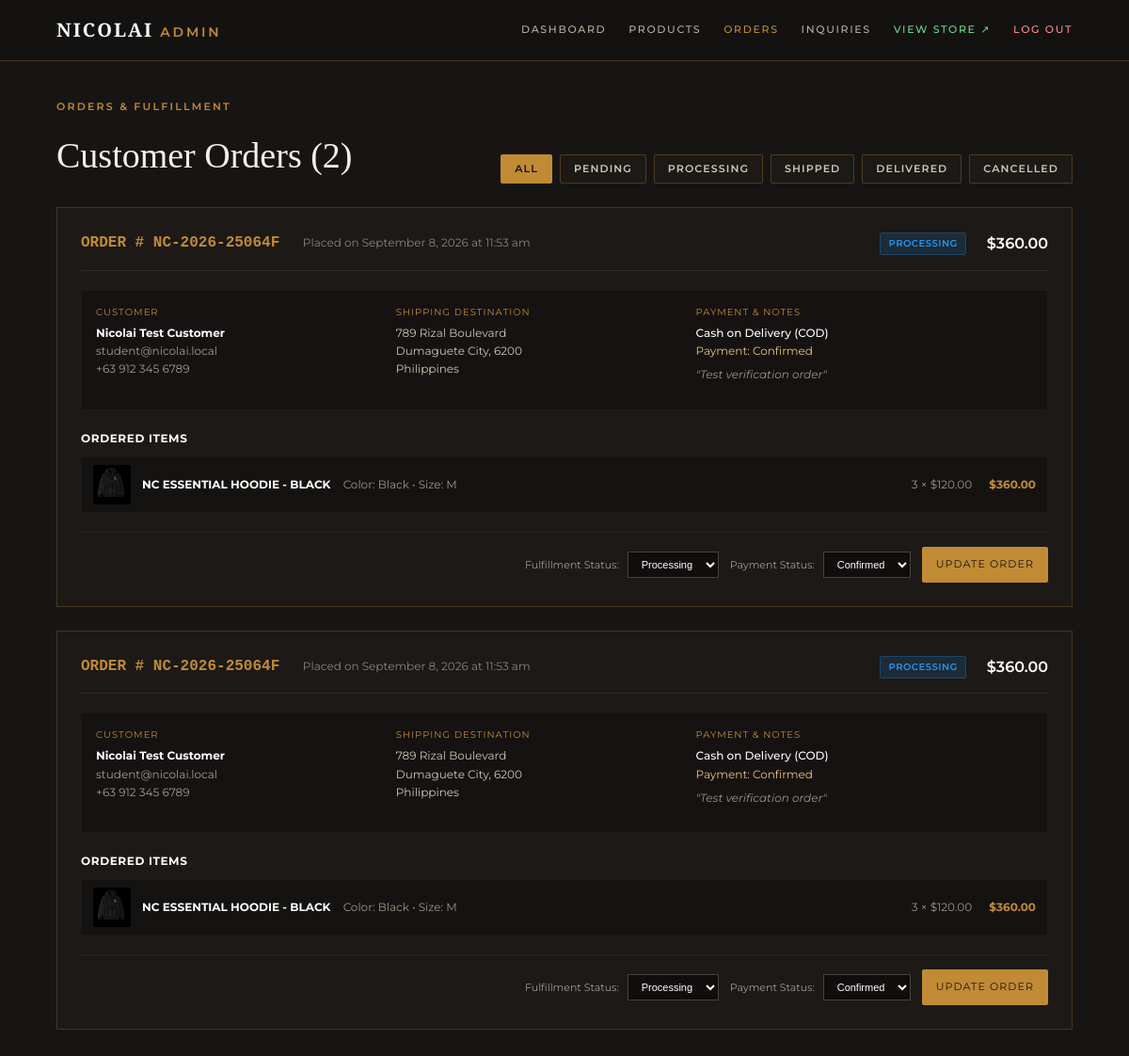
The app's page /admin/orders.php (signed in) with its own data.
### tables this page shows
CREATE TABLE `orders` (
  `id` int(11) NOT NULL AUTO_INCREMENT,
  `order_number` varchar(32) NOT NULL,
  `user_id` int(11) DEFAULT NULL,
  `customer_name` varchar(100) NOT NULL,
  `customer_email` varchar(191) NOT NULL,
  `customer_phone` varchar(50) NOT NULL,
  `shipping_address` text NOT NULL,
  `city` varchar(100) NOT NULL,
  `postal_code` varchar(30) NOT NULL,
  `country` varchar(100) NOT NULL DEFAULT 'Philippines',
  `subtotal` decimal(10,2) NOT NULL,
  `shipping_fee` decimal(10,2) NOT NULL DEFAULT 0.00,
  `total_amount` decimal(10,2) NOT NULL,
  `payment_method` varchar(50) NOT NULL,
  `payment_status` enum('Pending','Confirmed','Paid','Failed') NOT NULL DEFAULT 'Pending',
  `order_status` enum('Pending','Processing','Shipped','Delivered','Cancelled') NOT NULL DEFAULT 'Pending',
  `notes` text DEFAULT NULL,
  `created_at` datetime NOT NULL DEFAULT current_timestamp(),
  `updated_at` datetime NOT NULL DEFAULT current_timestamp() ON UPDATE current_timestamp(),
  PRIMARY KEY (`id`),
  UNIQUE KEY `order_number` (`order_number`),
  KEY `idx_order_user` (`user_id`),
  KEY `idx_order_status` (`order_status`),
  CONSTRAINT `fk_order_user` FOREIGN KEY (`user_id`) REFERENCES `users` (`id`) ON DELETE SET NULL
);

CREATE TABLE `order_items` (
  `id` int(11) NOT NULL AUTO_INCREMENT,
  `order_id` int(11) NOT NULL,
  `product_id` varchar(64) NOT NULL,
  `product_name` varchar(150) NOT NULL,
  `product_image` varchar(255) NOT NULL,
  `color` varchar(50) NOT NULL,
  `size` varchar(20) NOT NULL,
  `quantity` int(11) NOT NULL,
  `unit_price` decimal(10,2) NOT NULL,
  `line_total` decimal(10,2) NOT NULL,
  PRIMARY KEY (`id`),
  KEY `fk_order_item` (`order_id`),
  CONSTRAINT `fk_order_item` FOREIGN KEY (`order_id`) REFERENCES `orders` (`id`) ON DELETE CASCADE
);

### function.php (called while the page is built, shortened)
<?php
function e(?string $value): string {
    return htmlspecialchars((string)$value, ENT_QUOTES, 'UTF-8');
}
function format_price(float|string $price): string {
    $num = is_numeric($price) ? (float)$price : (float)preg_replace('/[^0-9.]/', '', (string)$price);
    return '$' . number_format($num, 2);
}

### admin/orders.php (the view, shortened to what this page needs)
<?php
require __DIR__ . '/includes/admin_header.php';
$pdo = get_db();
$statusFilter = trim((string)($_GET['status'] ?? 'ALL'));
$sql = "SELECT * FROM `orders` WHERE 1=1";
$params = [];
$sql .= " ORDER BY `created_at` DESC";
$stmt = $pdo->prepare($sql);
$stmt->execute($params);
$orders = $stmt->fetchAll();
foreach ($orders as &$ord) {
    $itemStmt = $pdo->prepare("SELECT * FROM `order_items` WHERE `order_id` = ?");
    $itemStmt->execute([$ord['id']]);
    $ord['items'] = $itemStmt->fetchAll();
}
?>
<div style="display: flex; justify-content: space-between; align-items: flex-end; margin-bottom: 25px; flex-wrap: wrap; gap: 15px;">
  <div>
    <p class="eyebrow" style="color: var(--gold); letter-spacing: 0.2em; font-size: 11px;">ORDERS &amp; FULFILLMENT</p>
    <h1 style="font-family: 'Cormorant Garamond', serif; font-size: 38px; margin: 6px 0 0; font-weight: 500;">Customer Orders (<?= count($orders) ?>)</h1>
  </div>
  <div style="display: flex; gap: 8px; flex-wrap: wrap;">
    <?php foreach (['ALL', 'Pending', 'Processing', 'Shipped', 'Delivered', 'Cancelled'] as $st): ?>
      <a href="orders.php?status=<?= urlencode($st) ?>" class="btn-sm" style="background: <?= $statusFilter === $st ? 'var(--gold)' : 'rgba(30,27,24,0.8)' ?>; color: <?= $statusFilter === $st ? '#171513' : '#cfc6b7' ?>; border: 1px solid rgba(193,138,53,0.3); font-weight: 600;">
        <?= strtoupper($st) ?>
      </a>
    <?php endforeach; ?>
  </div>
</div>
<?php if (empty($orders)): ?>
  <div style="background: rgba(30, 27, 24, 0.7); border: 1px solid rgba(193, 138, 53, 0.22); padding: 50px; text-align: center; color: #9c9489;">
    <p>No orders found matching the selected filter.</p>
  </div>
<?php else: ?>
  <div style="display: flex; flex-direction: column; gap: 25px;">
    <?php foreach ($orders as $ord): ?>
      <?php
        $badgeClass = match($ord['order_status']) {
          'Processing' => 'badge-processing',
          'Shipped' => 'badge-shipped',
          'Delivered' => 'badge-delivered',
          'Cancelled' => 'badge-cancelled',
          default => 'badge-pending',
        };
      ?>
      <div style="background: rgba(30, 27, 24, 0.85); border: 1px solid rgba(193, 138, 53, 0.25); padding: 25px;">
        <div style="display: flex; justify-content: space-between; align-items: center; border-bottom: 1px solid rgba(255,255,255,0.08); padding-bottom: 15px; margin-bottom: 20px; flex-wrap: wrap; gap: 10px;">
          <div>
            <span style="font-family: monospace; font-size: 16px; font-weight: 600; color: var(--gold);">
              ORDER # <?= e($ord['order_number']) ?>
            </span>
            <span style="color: #8a8277; font-size: 12px; margin-left: 15px;">
              Placed on <?= date('F j, Y \a\t g:i a', strtotime($ord['created_at'])) ?>
            </span>
          </div>
          <div style="display: flex; gap: 12px; align-items: center;">
            <span class="badge <?= $badgeClass ?>"><?= strtoupper(e($ord['order_status'])) ?></span>
            <span style="font-size: 16px; font-weight: 600; color: #fff; margin-left: 10px;">
              <?= format_price($ord['total_amount']) ?>
            </span>
          </div>
        </div>
        <div style="display: grid; grid-template-columns: 1fr 1fr 1.2fr; gap: 20px; margin-bottom: 20px; font-size: 12px; background: rgba(15,13,12,0.5); padding: 15px; border: 1px solid rgba(255,255,255,0.04);">
          <div>
            <span style="color: var(--gold); font-size: 10px; letter-spacing: 0.1em; display: block; margin-bottom: 4px;">CUSTOMER</span>
            <strong style="color: #fff; display: block;"><?= e($ord['customer_name']) ?></strong>
            <span style="color: #a39b90;"><?= e($ord['customer_email']) ?></span><br>
            <span style="color: #a39b90;"><?= e($ord['customer_phone']) ?></span>
          </div>
          <div>
            <span style="color: var(--gold); font-size: 10px; letter-spacing: 0.1em; display: block; margin-bottom: 4px;">SHIPPING DESTINATION</span>
            <span style="color: #cfc6b7;"><?= e($ord['shipping_address']) ?></span><br>
            <span style="color: #cfc6b7;"><?= e($ord['city']) ?>, <?= e($ord['postal_code']) ?></span><br>
            <span style="color: #cfc6b7;"><?= e($ord['country']) ?></span>
          </div>
          <div>
            <span style="color: var(--gold); font-size: 10px; letter-spacing: 0.1em; display: block; margin-bottom: 4px;">PAYMENT &amp; NOTES</span>
            <span style="color: #fff; font-weight: 500;"><?= e($ord['payment_method']) ?></span><br>
            <span style="color: #e8c37d;">Payment: <?= e($ord['payment_status']) ?></span>
            <?php if (!empty($ord['notes'])): ?>
              <p style="color: #9c9489; font-style: italic; margin-top: 6px;">"<?= e($ord['notes']) ?>"</p>
            <?php endif; ?>
          </div>
        </div>
        <div style="margin-bottom: 20px;">
          <strong style="color: #fff; font-size: 12px; letter-spacing: 0.05em; display: block; margin-bottom: 10px;">ORDERED ITEMS</strong>
          <div style="display: flex; flex-direction: column; gap: 8px;">
            <?php foreach ($ord['items'] as $item): ?>
              <div style="display: flex; justify-content: space-between; align-items: center; background: rgba(0,0,0,0.25); padding: 8px 12px; border: 1px solid rgba(255,255,255,0.04); font-size: 12px;">
                <div style="display: flex; align-items: center; gap: 12px;">
                  <img src="../assets/products/<?= e($item['product_image']) ?>" alt="" style="width: 40px; height: 42px; object-fit: contain; background: #000; padding: 2px;">
                  <div>
                    <strong style="color: #fff;"><?= e($item['product_name']) ?></strong>
                    <span style="color: #9c9489; margin-left: 10px;">Color: <?= e($item['color']) ?> &bull; Size: <?= e($item['size']) ?></span>
                  </div>
                </div>
                <div>
                  <span style="color: #9c9489; margin-right: 15px;"><?= $item['quantity'] ?> &times; <?= format_price($item['unit_price']) ?></span>
                  <strong style="color: var(--gold);"><?= format_price($item['line_total']) ?></strong>
                </div>
              </div>
            <?php endforeach; ?>
          </div>
        </div>
        <form method="post" style="display: flex; gap: 12px; align-items: center; justify-content: flex-end; border-top: 1px solid rgba(255,255,255,0.06); padding-top: 15px; flex-wrap: wrap;">
          <label style="font-size: 11px; color: #a39b90;">Fulfillment Status:
            <select name="order_status" style="background: rgba(15,13,12,0.9); border: 1px solid #4a433a; color: #fff; font-size: 11px; padding: 6px 10px; margin-left: 6px;">
              <option value="Processing" <?= $ord['order_status'] === 'Processing' ? 'selected' : '' ?>>Processing</option>
            </select>
          </label>
          <label style="font-size: 11px; color: #a39b90;">Payment Status:
            <select name="payment_status" style="background: rgba(15,13,12,0.9); border: 1px solid #4a433a; color: #fff; font-size: 11px; padding: 6px 10px; margin-left: 6px;">
              <option value="Confirmed" <?= $ord['payment_status'] === 'Confirmed' ? 'selected' : '' ?>>Confirmed</option>
            </select>
          </label>
          <button type="submit" class="btn btn-gold btn-sm">UPDATE ORDER</button>
        </form>
      </div>
    <?php endforeach; ?>
  </div>
<?php endif; ?>
</main>
</body>
</html>

### css/style.css (style rules this page uses)
:root { --ink:#171513;--ink2:#211d19;--paper:#f3efe7;--line:#b9ad9b;--gold:#c18a35;--muted:#9e968b;--cream:#ded5c5;--max:1280px }
* { box-sizing:border-box }
html { scroll-behavior:smooth }
body { margin:0;background:var(--paper);color:var(--ink);font-family:Montserrat,Arial,sans-serif;font-size:12px;line-height:1.6 }
img { max-width:100%;display:block }
a { color:inherit;text-decoration:none }
button,input,textarea { font:inherit }
button { cursor:pointer }
.eyebrow { font-size:9px;letter-spacing:.3em;color:var(--gold);margin:0 0 12px;font-weight:600 }
.btn { display:inline-flex;align-items:center;justify-content:center;min-height:38px;padding:0 23px;border:1px solid transparent;font-size:9px;letter-spacing:.15em }
.btn-gold { background:var(--gold);color:#171513 }
.main-nav a, .brand, .menu-toggle, .text-link, .btn, .buy-now, .arrival-card, .collection-grid a, .thumb, .swatch, .sizes button, .quantity > button, .accordions summary, .site-footer a, .subscribe button, .socials a { transition: color .25s ease, background-color .25s ease, border-color .25s ease, transform .25s ease, box-shadow .25s ease; }

### admin/includes/admin_header.php (style rules this page uses)
.admin-shell { min-height: 100vh; background-color: var(--ink); color: var(--paper); display: flex; flex-direction: column; }
.badge { display: inline-block; padding: 3px 8px; border-radius: 2px; font-size: 10px; font-weight: 600; letter-spacing: 0.05em; }
.badge-processing { background: rgba(33, 150, 243, 0.15); color: #2196f3; border: 1px solid #2196f340; }
.btn-sm { padding: 6px 14px; font-size: 11px; letter-spacing: 0.1em; text-decoration: none; display: inline-block; border-radius: 2px; }

### records on screen
orders: order_number "NC-2026-25064F", created_at "September 8, 2026 at 11:53 am", order_status "PROCESSING", total_amount "$360.00", customer_name "Nicolai Test Customer", customer_email "student@nicolai.local", customer_phone "+63 912 345 6789", shipping_address "789 Rizal Boulevard", city "Dumaguete City", postal_code "6200", country "Philippines", payment_method "Cash on Delivery (COD)", payment_status "Confirmed", notes "Test verification order", order_status "Processing"
order_items: product_image (picture), product_name "NC ESSENTIAL HOODIE - BLACK", color "Black", size "M", quantity "3", unit_price "$120.00", line_total "$360.00"

### other values on screen
count($orders) "2"
$st "ALL"
$st "PENDING"
$st "PROCESSING"
$st "SHIPPED"
$st "DELIVERED"
$st "CANCELLED"
